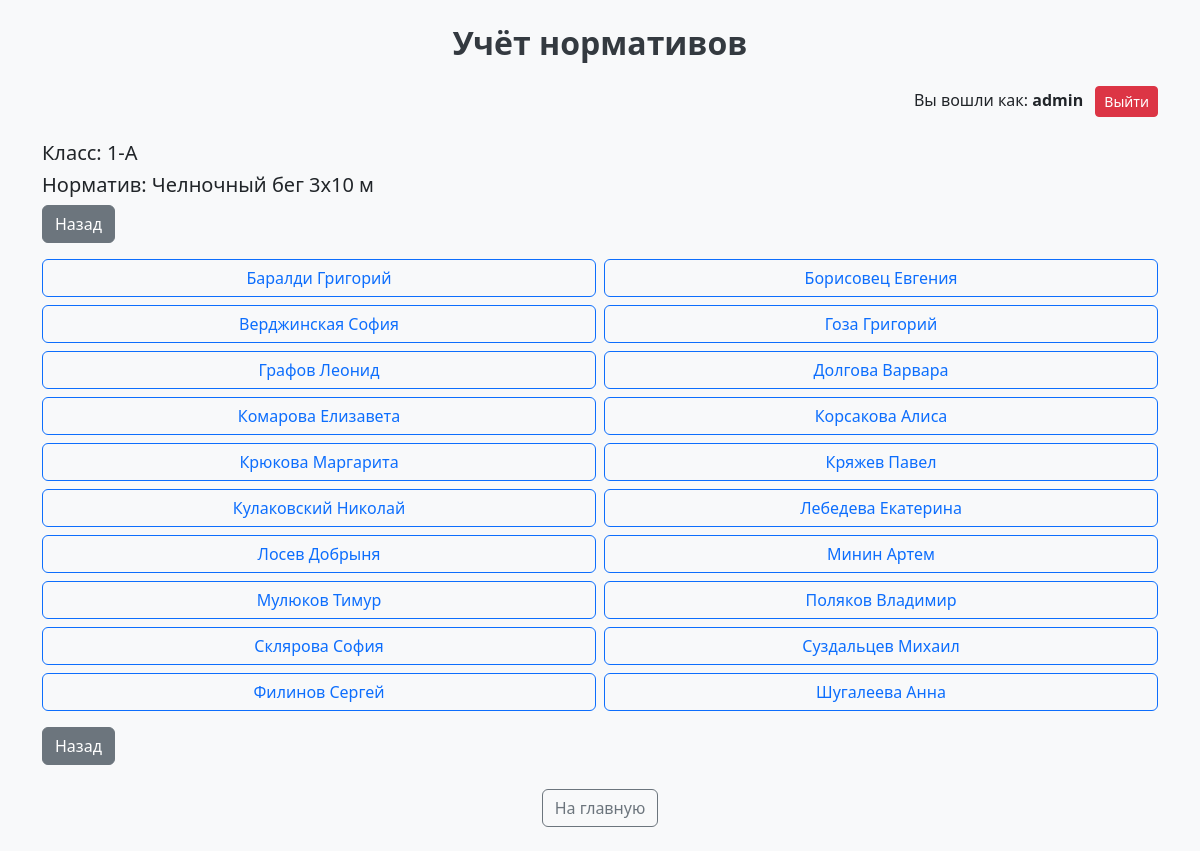
The page /select_student/Университетский/1-А/2 (signed in) on the database its author committed.
### tables this page shows
CREATE TABLE "Normatives" (
	"id"	INTEGER,
	"name"	TEXT NOT NULL,
	"unit"	TEXT NOT NULL,
	"min_age"	INTEGER NOT NULL,
	"max_age"	INTEGER,
	"category"	TEXT NOT NULL,
	PRIMARY KEY("id" AUTOINCREMENT)
);

CREATE TABLE Students (
    id INTEGER PRIMARY KEY AUTOINCREMENT,
    full_name TEXT NOT NULL,
    gender TEXT CHECK (gender IN ('М', 'Ж')) NOT NULL,
    birth_date DATE NOT NULL,
    class TEXT NOT NULL,
    department TEXT
, user_id INTEGER, height INTEGER, weight INTEGER, photo_filename TEXT);

### server.py (the view)
@app.route('/select_student/<department>/<class_name>/<int:normative_id>')
def select_student(department, class_name, normative_id):
    conn = get_db_connection()
    if session.get('role') == 'admin':
        students = conn.execute('SELECT id, full_name FROM Students WHERE department = ? AND class = ?', (department, class_name)).fetchall()
    else:
        user_id = session.get('user_id')
        students = conn.execute('SELECT id, full_name FROM Students WHERE department = ? AND class = ? AND user_id = ?', (department, class_name, user_id)).fetchall()
    normative = conn.execute('SELECT name FROM Normatives WHERE id = ?', (normative_id,)).fetchone()
    conn.close()
    return render_template('select_student.html', department=department, class_name=class_name, students=students, normative_id=normative_id, normative_name=normative['name'])

### server.py (called while the page is built)
def get_db_connection():
    conn = sqlite3.connect(DB_PATH)
    conn.row_factory = sqlite3.Row
    return conn

### templates/select_student.html
{% extends 'base.html' %}
{% block content %}
<h5>Класс: {{ class_name }}</h5>
<h5>Норматив: {{ normative_name }}</h5>
<a href="{{ url_for('select_normative', department=department, class_name=class_name) }}" class="btn btn-secondary mb-3">Назад</a>
<div class="row row-cols-1 row-cols-md-2 g-2">
    {% for student in students %}
    <div class="col">
        <a href="{{ url_for('show_result_form', student_id=student['id'], normative_id=normative_id) }}" class="btn btn-outline-primary w-100">
            {{ student['full_name'].rsplit(' ', 1)[0] }}
        </a>
    </div>
    {% endfor %}
</div>
<a href="{{ url_for('select_normative', department=department, class_name=class_name) }}" class="btn btn-secondary mt-3">Назад</a>
{% endblock %}

### templates/base.html (style rules this page uses)
body { background-color: #f8f9fa; }

### rows shown on the page
Normatives: name "Челночный бег 3х10 м"
Students: full_name "Баралди Григорий"
Students: full_name "Борисовец Евгения"
Students: full_name "Верджинская София"
Students: full_name "Гоза Григорий"
Students: full_name "Графов Леонид"
Students: full_name "Долгова Варвара"
Students: full_name "Комарова Елизавета"
Students: full_name "Корсакова Алиса"
Students: full_name "Крюкова Маргарита"
Students: full_name "Кряжев Павел"
Students: full_name "Кулаковский Николай"
Students: full_name "Лебедева Екатерина"
Students: full_name "Лосев Добрыня"
Students: full_name "Минин Артем"
Students: full_name "Мулюков Тимур"
Students: full_name "Поляков Владимир"
Students: full_name "Склярова София"
Students: full_name "Суздальцев Михаил"
Students: full_name "Филинов Сергей"
Students: full_name "Шугалеева Анна"

### other values the page prints
{{ session['username'] }} "admin"
{{ class_name }} "1-А"
